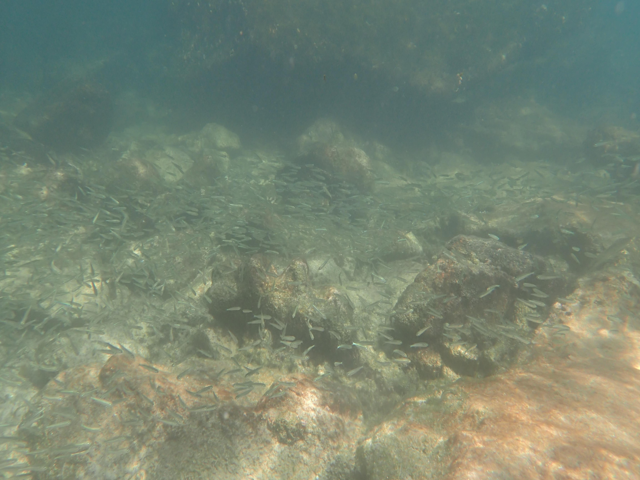
%> input picture data/input/178_img_.png, 640 x 480 px
$ octave --eval "result = cand_udcp(imread('../../data/input/178_img_.png'));"   (GNU Octave 9; MATLAB toolbox functions it lacks are replaced by stand-ins)
%> lines starting %> are read from the running program, lines starting %| are printed output that depends on the picture
### matlab/methods/udcp_dehaze.m
function out = udcp_dehaze(img, cfg)
    if nargin < 2
        cfg = struct();
    end
    if ~isfield(cfg, 'patchSize'),  cfg.patchSize  = 1;    end
    if ~isfield(cfg, 'omega'),      cfg.omega      = .1;   end
    if ~isfield(cfg, 't0'),         cfg.t0         = 0.10; end
    if ~isfield(cfg, 'topPercent'), cfg.topPercent = 0.1;  end

    validateattributes(img, {'double'}, {'ndims', 3, '>=', 0, '<=', 1});
    if size(img,3) ~= 3
        error('udcp_dehaze:badInput', ...
            'img must be an H x W x 3 RGB array (got size(img,3) = %d).', size(img,3));
    end

    [H, W, ~] = size(img);
    G = img(:,:,2);
    B = img(:,:,3);

    minGB = min(G, B);
    se = ones(cfg.patchSize, cfg.patchSize);
    darkChannel = ordfilt2(minGB, 1, se, 'symmetric');

    numPixels = numel(darkChannel);
    numTop = max(1, round(cfg.topPercent * numPixels));
    [~, sortedIdx] = sort(darkChannel(:), 'descend');
    topIdx = sortedIdx(1:numTop);

    A = zeros(1, 3);
    for c = 1:3
        channel = img(:,:,c);
        A(c) = mean(channel(topIdx));
    end

    safe_A_GB = max(A(2:3), 1e-6);
    normMinGB = min(cat(3, G, B) ./ reshape(safe_A_GB, 1, 1, 2), [], 3);
    darkNorm = ordfilt2(normMinGB, 1, se, 'symmetric');

    tRaw = 1 - cfg.omega * darkNorm;
    tRaw = min(max(tRaw, 0), 1);

    grayGuide = rgb2gray(img);
    tRefined = imguidedfilter(tRaw, grayGuide, ...
        'NeighborhoodSize', [2*cfg.patchSize+1, 2*cfg.patchSize+1], ...
        'DegreeOfSmoothing', 1e-3);
    tRefined = min(max(tRefined, cfg.t0), 1);

    out = zeros(H, W, 3);
    for c = 1:3
        Ic = img(:,:,c);
        out(:,:,c) = (Ic - A(c)) ./ max(tRefined, cfg.t0) + A(c);
    end

    out = min(max(out, 0), 1);
end

### matlab/+uw/cand_udcp.m
function out = cand_udcp(img, cfg)
    if nargin < 2, cfg = struct(); end
    if ~isfield(cfg,'patchSize'),     cfg.patchSize     = 15;    end
    if ~isfield(cfg,'omega'),         cfg.omega         = 0.5;   end
    if ~isfield(cfg,'t0'),            cfg.t0            = 0.15;  end
    if ~isfield(cfg,'topPercent'),    cfg.topPercent    = 0.001; end
    if ~isfield(cfg,'overshoot_tol'), cfg.overshoot_tol = 0.18;  end

    img = im2double(img);
    if size(img,3) == 4, img = img(:,:,1:3); end
    img = min(max(img, 0), 1);

    mR = mean(mean(img(:,:,1)));
    mG = mean(mean(img(:,:,2)));
    mB = mean(mean(img(:,:,3)));
    if mG > mB * 1.25 && mG > mR * 1.25
        out = img;
        return;
    end

    dehazed = udcp_dehaze(img, cfg);
    dehazed = min(max(dehazed, 0), 1);

    mIn  = squeeze(mean(mean(img,     1), 2));
    mOut = squeeze(mean(mean(dehazed, 1), 2));
    shift = max(abs(mOut - mIn));
    if shift > cfg.overshoot_tol
        w = min(1, (shift - cfg.overshoot_tol) / cfg.overshoot_tol);
        out = (1 - w) * dehazed + w * img;
    else
        out = dehazed;
    end
    out = min(max(out, 0), 1);
end
%> in cand_udcp, `mR = mean(mean(img(:,:,1)));`: mR = 0.472
%> in cand_udcp, `mG = mean(mean(img(:,:,2)));`: mG = 0.523
%> in cand_udcp, `mB = mean(mean(img(:,:,3)));`: mB = 0.449
%> in udcp_dehaze, `G = img(:,:,2);`:
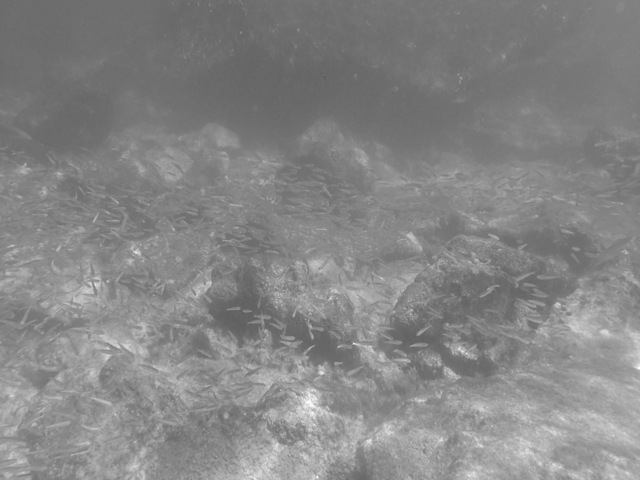
%> G: size 480x640 double; min 0.361, max 1, mean 0.523
%> in udcp_dehaze, `darkChannel = ordfilt2(minGB, 1, se, 'symmetric');`:
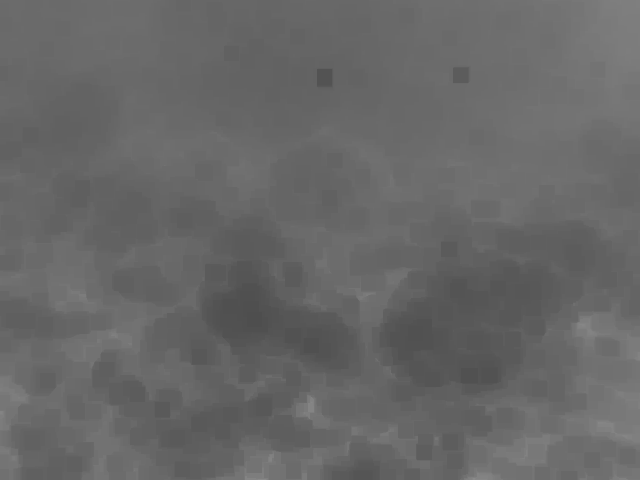
%> darkChannel: size 480x640 double; min 0.306, max 0.541, mean 0.405
%> in udcp_dehaze, `topIdx = sortedIdx(1:numTop);`: topIdx = 307 values, max 307080 at index 298, min 412 at index 167, mean 217294.2
%> the loop in udcp_dehaze, `for c = 1:3` made 3 passes
%> pass 1, in udcp_dehaze, `channel = img(:,:,c);`:
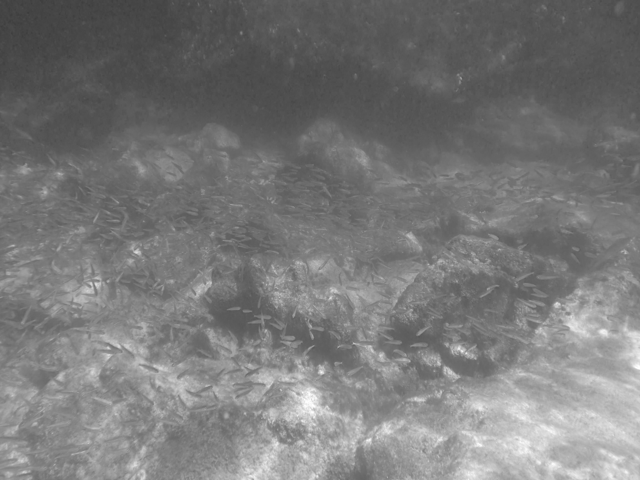
%> channel: size 480x640 double; min 0.235, max 1, mean 0.472
%> after the loop in udcp_dehaze, `for c = 1:3`: A = [0.822 0.756 0.61]
%> in udcp_dehaze, `safe_A_GB = max(A(2:3), 1e-6);`: safe_A_GB = [0.756 0.61]
%> in udcp_dehaze, `normMinGB = min(cat(3, G, B) ./ reshape(safe_A_GB, 1, 1, 2), [], 3);`:
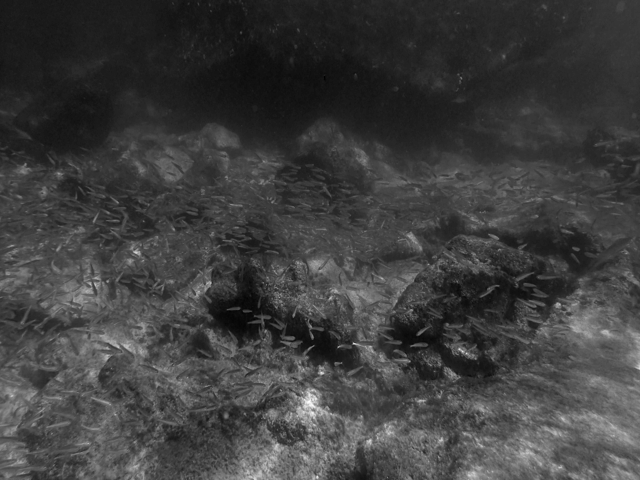
%> normMinGB: size 480x640 double; min 0.477, max 1.32, mean 0.686; drawn with min black and max white
%> in udcp_dehaze, `darkNorm = ordfilt2(normMinGB, 1, se, 'symmetric');`:
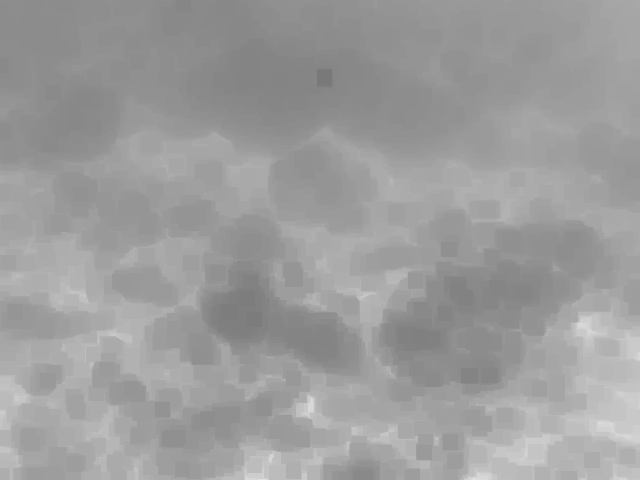
%> darkNorm: size 480x640 double; min 0.477, max 0.882, mean 0.616
%> in udcp_dehaze, `tRaw = 1 - cfg.omega * darkNorm;`:
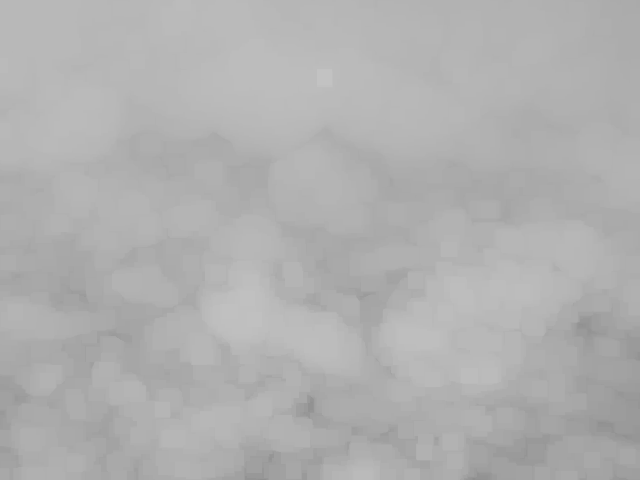
%> tRaw: size 480x640 double; min 0.559, max 0.761, mean 0.692
%> in udcp_dehaze, `out = min(max(out, 0), 1);`:
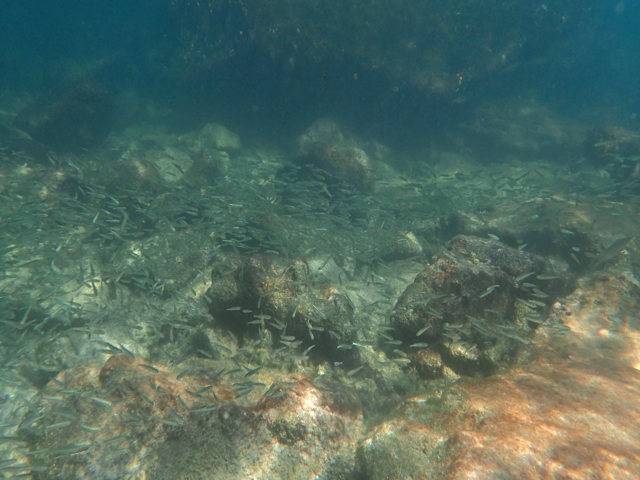
%> out: size 480x640x3 double; mean R, G, B 0.322, 0.423, 0.38; mean of the top-left, top-right, bottom-left and bottom-right quarters 0.295, 0.317, 0.432, 0.455
%> in cand_udcp, `mIn  = squeeze(mean(mean(img,     1), 2));`: mIn = [0.472; 0.523; 0.449]
%> in cand_udcp, `mOut = squeeze(mean(mean(dehazed, 1), 2));`: mOut = [0.322; 0.423; 0.38]
%> in cand_udcp, `shift = max(abs(mOut - mIn));`: shift = 0.15

$ run again, on data/input/213_img_.png
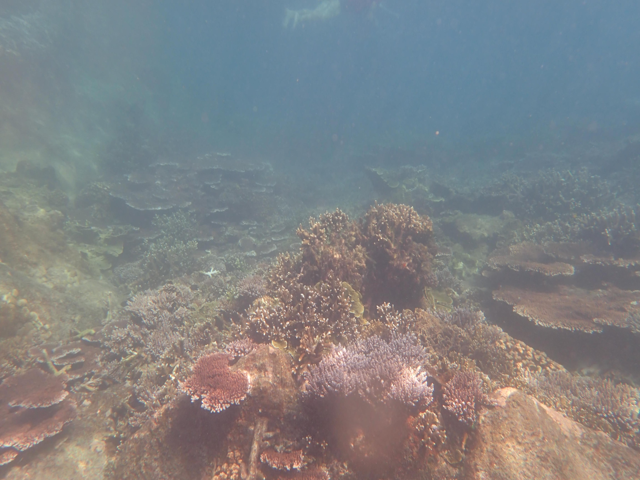
%> input picture data/input/213_img_.png, 640 x 480 px
%> mR = 0.505
%> mG = 0.513
%> mB = 0.521
%> topIdx = 307 values, max 159367 at index 110, min 140175 at index 187, mean 152148.5
%> the loop in udcp_dehaze, `for c = 1:3` made 3 passes
%> pass 1, in udcp_dehaze, `channel = img(:,:,c);`:
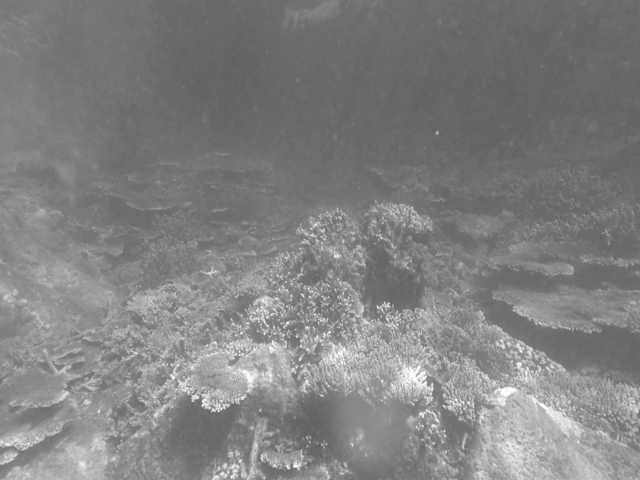
%> channel: size 480x640 double; min 0.369, max 1, mean 0.505
%> after the loop in udcp_dehaze, `for c = 1:3`: A = [0.484 0.607 0.66]
%> safe_A_GB = [0.607 0.66]
%> in udcp_dehaze, `out = min(max(out, 0), 1);`:
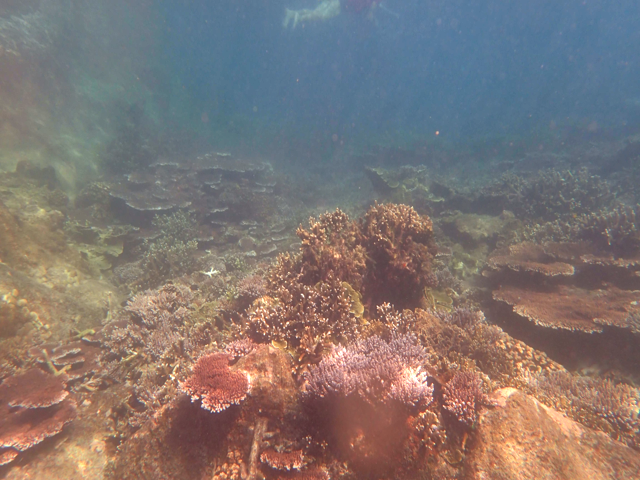
%> out: size 480x640x3 double; mean R, G, B 0.508, 0.463, 0.452
%> mIn = [0.505; 0.513; 0.521]
%> mOut = [0.508; 0.463; 0.452]
%> shift = 0.069

$ run again, on data/input/254_img_.png
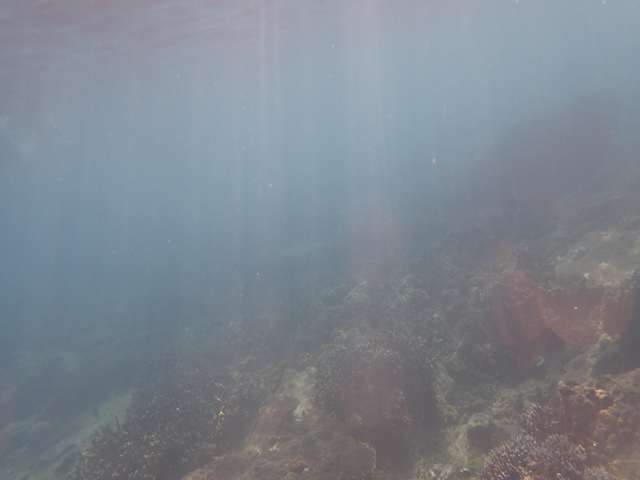
%> input picture data/input/254_img_.png, 640 x 480 px
%> mR = 0.494
%> mG = 0.525
%> mB = 0.561
%> topIdx = 307 values, max 180535 at index 272, min 169029 at index 273, mean 176753.5
%> the loop in udcp_dehaze, `for c = 1:3` made 3 passes
%> pass 1, in udcp_dehaze, `channel = img(:,:,c);`:
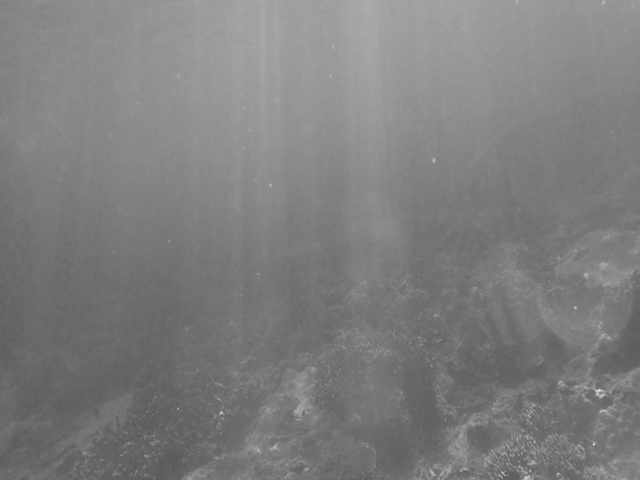
%> channel: size 480x640 double; min 0.341, max 0.961, mean 0.494
%> after the loop in udcp_dehaze, `for c = 1:3`: A = [0.635 0.68 0.727]
%> safe_A_GB = [0.68 0.727]
%> in udcp_dehaze, `out = min(max(out, 0), 1);`:
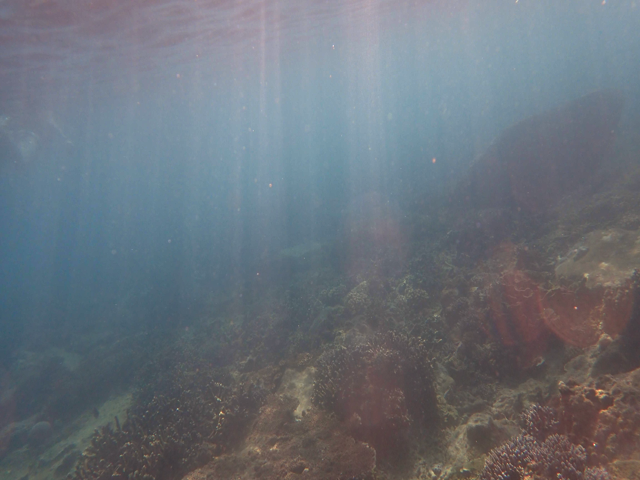
%> out: size 480x640x3 double; mean R, G, B 0.42, 0.449, 0.481; mean of the top-left, top-right, bottom-left and bottom-right quarters 0.542, 0.534, 0.369, 0.354
%> mIn = [0.494; 0.525; 0.561]
%> mOut = [0.42; 0.449; 0.481]
%> shift = 0.08

$ run again, on data/input/262_img_.png
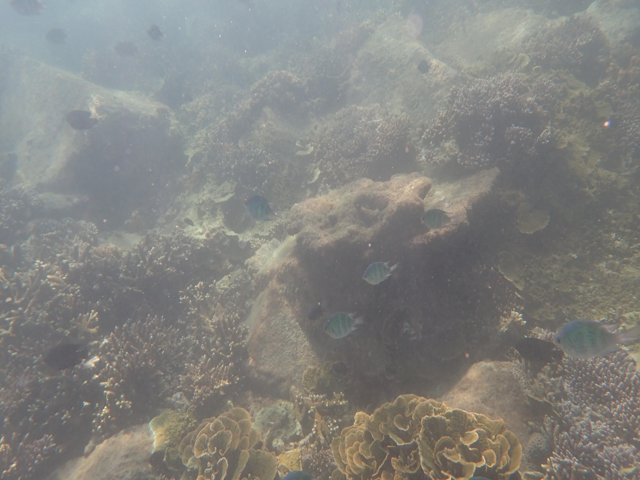
%> input picture data/input/262_img_.png, 640 x 480 px
%> mR = 0.516
%> mB = 0.502
%> topIdx = 307 values, max 56642 at index 254, min 39361 at index 255, mean 47431.1
%> after the loop in udcp_dehaze, `for c = 1:3`: A = [0.651 0.722 0.749]
%> safe_A_GB = [0.722 0.749]
%> in udcp_dehaze, `out = min(max(out, 0), 1);`:
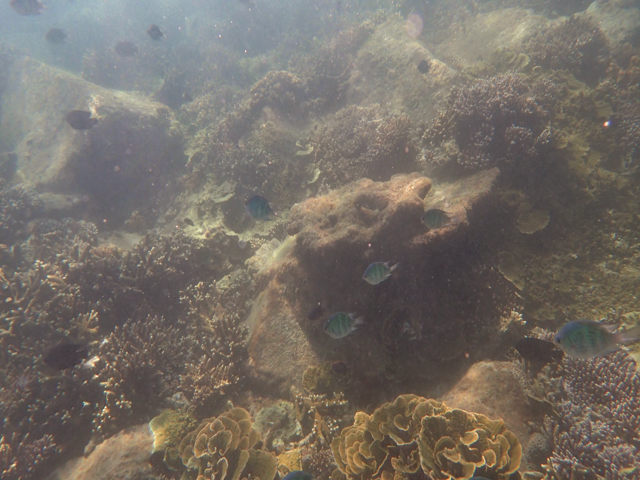
%> out: size 480x640x3 double; mean R, G, B 0.464, 0.434, 0.403; mean of the top-left, top-right, bottom-left and bottom-right quarters 0.54, 0.457, 0.399, 0.338
%> mIn = [0.516; 0.516; 0.502]
%> mOut = [0.464; 0.434; 0.403]
%> shift = 0.0985
